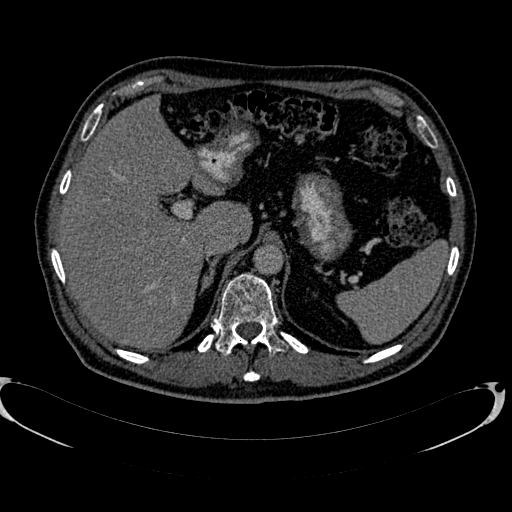
#> input picture liver_system/Smooth/data_RIP/img/02.bmp, 512 x 512 px
$ python -i watershed12.py   (imports and definitions only)   (older library calls are emulated)
#> lines starting #> are read from the running program, lines starting #| are printed output that depends on the picture
#> further down, picture is the input picture: shape (512, 512, 3); min 0, max 255, mean 31.3

import matplotlib.pyplot as plt
from scipy import ndimage as ndi
from skimage import morphology,color,data,filters
import cv2
import numpy as np

def sobel_grad(img):
    sobelx = cv2.Sobel(img,cv2.CV_64F,1,0,ksize=3)
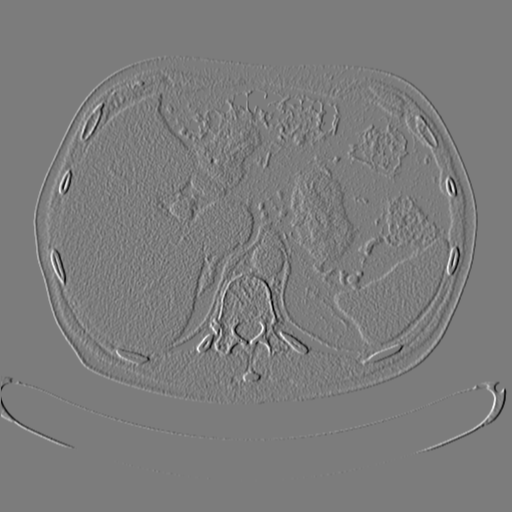
#> sobelx: shape (512, 512, 3) float64; min -881, max 917, mean -0.1; drawn with min black and max white
    sobely = cv2.Sobel(img,cv2.CV_64F,0,1,ksize=3)
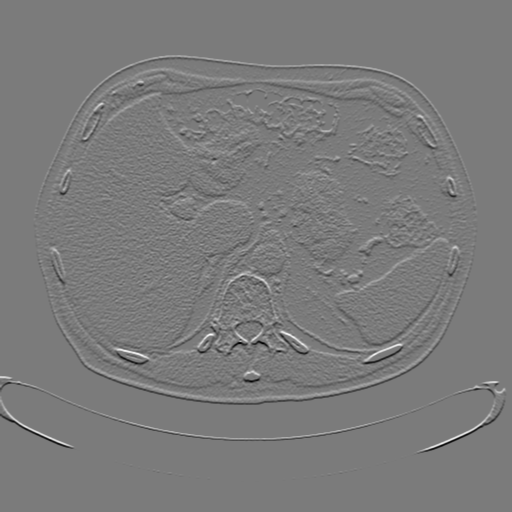
#> sobely: shape (512, 512, 3) float64; min -942, max 1010, mean 0; drawn with min black and max white
    sobelx = cv2.convertScaleAbs(sobelx)   # 转回uint8
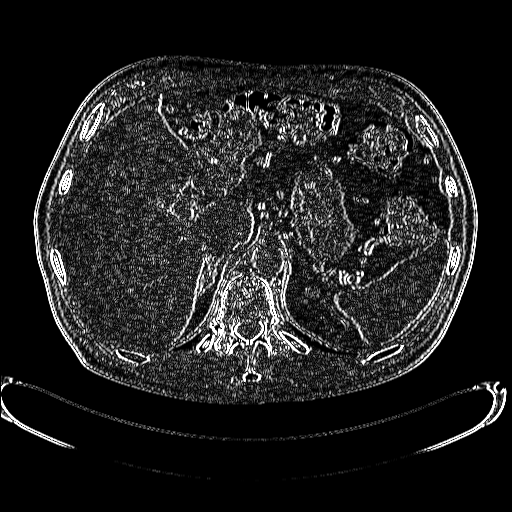
#> sobelx: shape (512, 512, 3); min 0, max 255, mean 32
    sobely = cv2.convertScaleAbs(sobely)
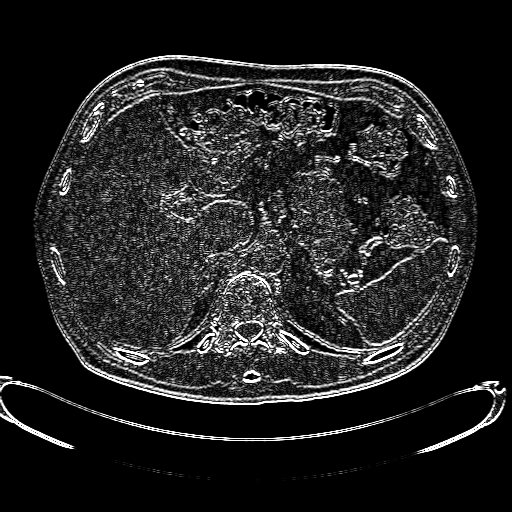
#> sobely: shape (512, 512, 3); min 0, max 255, mean 33.9
    sobelxy =  cv2.addWeighted(sobelx,0.5,sobely,0.5,0)
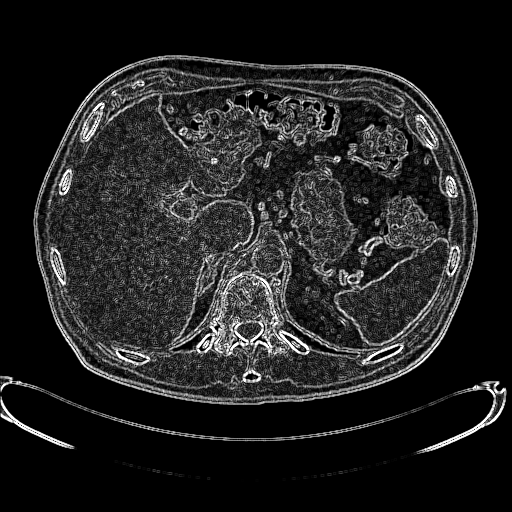
#> sobelxy: shape (512, 512, 3); min 0, max 255, mean 32.9
    # [9 lines of commented-out code are left out]
#> (the run stopped early here; a loop or call above may not have finished)

$ run again, on liver_system/Smooth/data_RIP/img/01.png
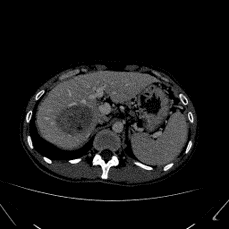
#> input picture liver_system/Smooth/data_RIP/img/01.png, 229 x 229 px
#> picture is the input picture: shape (229, 229, 3); min 0, max 255, mean 22.7
#> in sobel_grad, `sobely = cv2.Sobel(img,cv2.CV_64F,0,1,ksize=3)`:
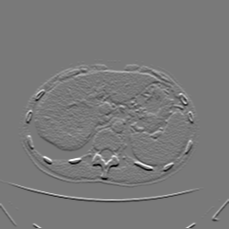
#> sobely: shape (229, 229, 3) float64; min -935, max 1020, mean 0.2; drawn with min black and max white
#> in sobel_grad, `sobelxy =  cv2.addWeighted(sobelx,0.5,sobely,0.5,0)`:
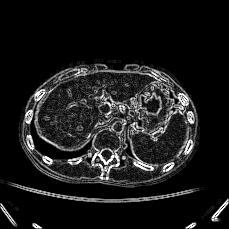
#> sobelxy: shape (229, 229, 3); min 0, max 255, mean 26.5

$ run again, on liver_system/Smooth/data_RIP/img/067.png
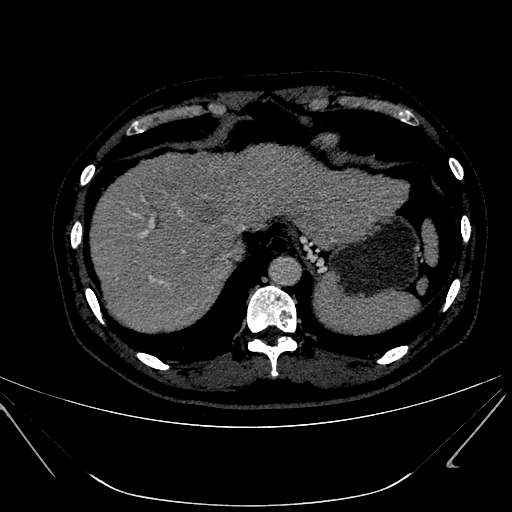
#> input picture liver_system/Smooth/data_RIP/img/067.png, 512 x 512 px
#> picture is the input picture: shape (512, 512, 3); min 0, max 255, mean 26.6
#> in sobel_grad, `sobely = cv2.Sobel(img,cv2.CV_64F,0,1,ksize=3)`:
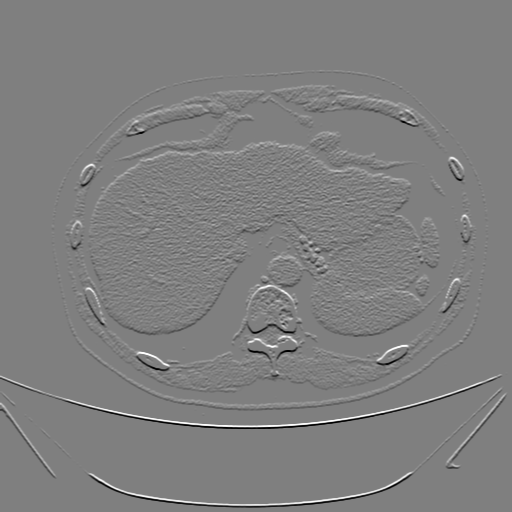
#> sobely: shape (512, 512, 3) float64; min -1020, max 1020, mean 0; drawn with min black and max white
#> in sobel_grad, `sobelxy =  cv2.addWeighted(sobelx,0.5,sobely,0.5,0)`:
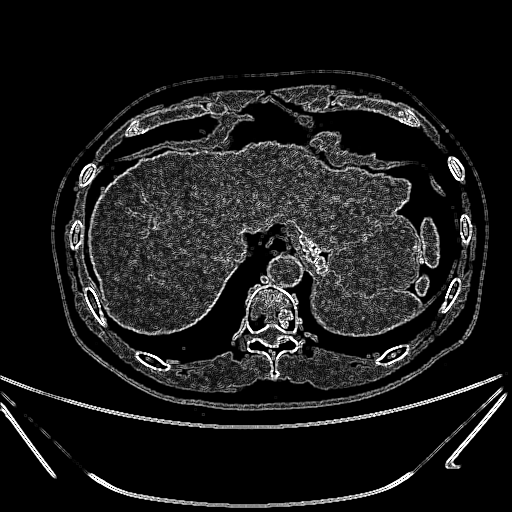
#> sobelxy: shape (512, 512, 3); min 0, max 255, mean 26.5
